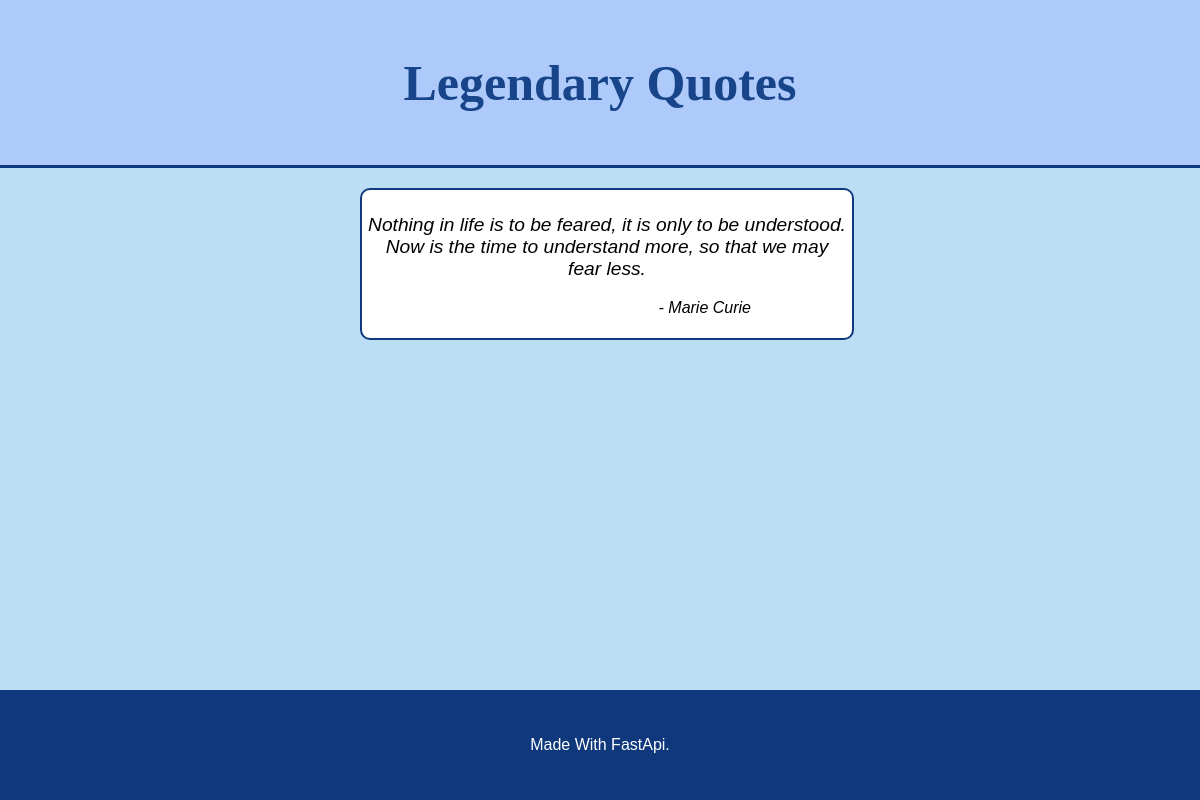
/all-quotes, run on an earlier commit of the app's database.
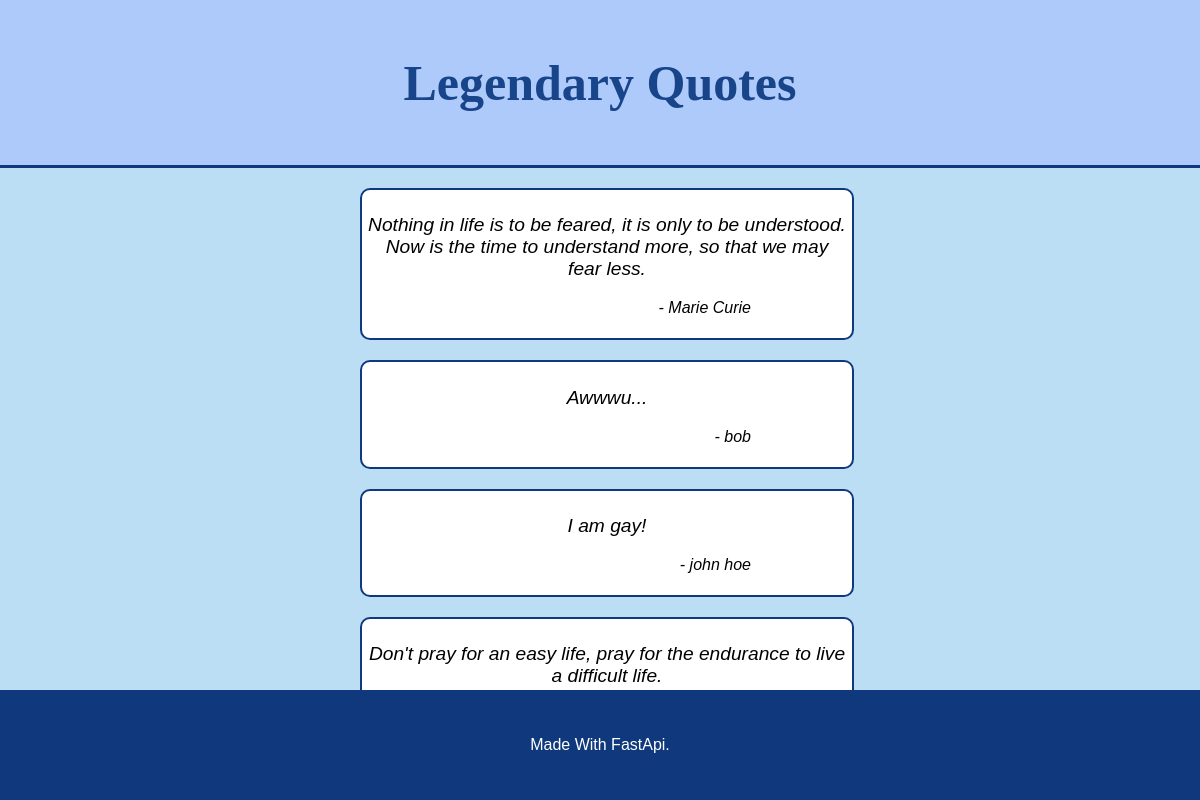
And on a later commit of the database.
### models.py (models this page shows)
class Quote(Base):
    __tablename__ = "quotes"
    id = Column(Integer, primary_key=True, index=True)
    author = Column(String, index=True, nullable=False)
    text = Column(String, index=True, nullable=False)

### main.py (the view)
@app.get("/api/all-quotes", response_model=list[schemas.QuoteOut])
def get_all_quotes(db: Session = Depends(get_db)):
    all_quotes = db.query(models.Quote).all()
    return all_quotes

### templates/quotes.html (shortened to what this page needs)
<!DOCTYPE html>
<html lang="en">
<head>
    <link rel="stylesheet" href="/static/style.css">
</head>
<body>
    <header>
        <h1>Legendary Quotes</h1>
    </header>
    <main class="main">
        {% if quotes|length == 0 %}
                <p style="color: #02293f; font-weight: bold; background-color: #ffe6e6; padding: 1em; border-radius: 6px;">
                    No quotes found!
                </p>
        {% else %}
            {% for quote in quotes %}
                <div class="quote-box">
                    <p class="text">{{ quote.text }}</p>
                    <p class="author">- {{ quote.author }}</p>
                </div>
            {% endfor %}
        {% endif %}
    </main>
    <footer class="footer">
        <p>Made With FastApi.</p>
    </footer>
</body>
</html>

### static/style.css (style rules this page uses)
body { margin: 0; padding: 0; text-align: center; background-color: #bcdef5; }
h1 { color: #18448a; font-size: 50px; }
header { background-color: #adcafa; padding: 20px; border-bottom: 3px solid #0f397c; }
.main { width: 40%; margin: auto; }
.quote-box { width: 100%; max-width: 600px; margin: 20px auto; padding: 5px; border: 2px solid #0f397c; border-radius: 10px; background-color: white; font-family: Arial, Helvetica, sans-serif; font-weight: lighter; font-style: italic; text-align: center; }
.text { font-size: 1.2rem; }
.author { width: 80%; text-align: right; }
footer { width: 100%; padding: 30px 0; background-color: #0f397c; text-align: center; color: white; position: fixed; bottom: 0; left: 0; font-family: Verdana, Geneva, Tahoma, sans-serif; }

What changed in the data, as far as the page shows it:
added Quote: text "Awwwu...", author "bob"
added Quote: text "I am gay!", author "john hoe"
added Quote: text "Don't pray for an easy life, pray for the endurance to live a difficult life."
